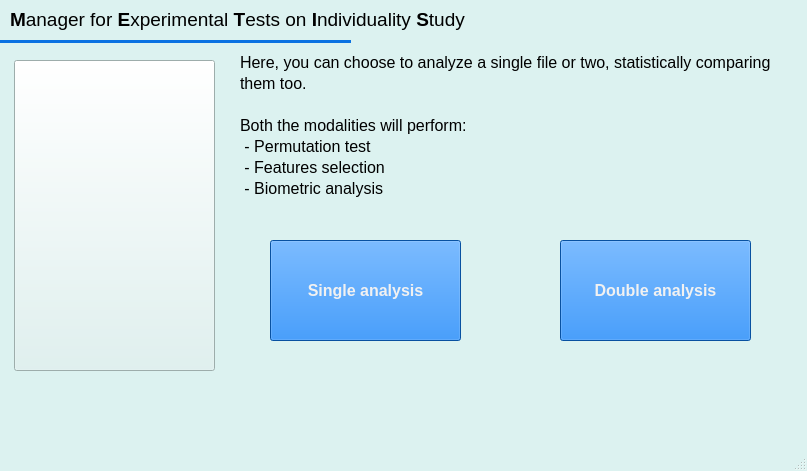
<?xml version="1.0" encoding="UTF-8"?>
<ui version="4.0">
 <class>Metis</class>
 <widget class="QMainWindow" name="Metis">
  <property name="enabled">
   <bool>true</bool>
  </property>
  <property name="geometry">
   <rect>
    <x>0</x>
    <y>0</y>
    <width>807</width>
    <height>471</height>
   </rect>
  </property>
  <property name="palette">
   <palette>
    <active>
     <colorrole role="WindowText">
      <brush brushstyle="SolidPattern">
       <color alpha="255">
        <red>0</red>
        <green>0</green>
        <blue>0</blue>
       </color>
      </brush>
     </colorrole>
     <colorrole role="Button">
      <brush brushstyle="SolidPattern">
       <color alpha="255">
        <red>11</red>
        <green>114</green>
        <blue>226</blue>
       </color>
      </brush>
     </colorrole>
     <colorrole role="Light">
      <brush brushstyle="SolidPattern">
       <color alpha="255">
        <red>255</red>
        <green>255</green>
        <blue>255</blue>
       </color>
      </brush>
     </colorrole>
     <colorrole role="Midlight">
      <brush brushstyle="SolidPattern">
       <color alpha="255">
        <red>237</red>
        <green>248</green>
        <blue>247</blue>
       </color>
      </brush>
     </colorrole>
     <colorrole role="Dark">
      <brush brushstyle="SolidPattern">
       <color alpha="255">
        <red>110</red>
        <green>121</green>
        <blue>120</blue>
       </color>
      </brush>
     </colorrole>
     <colorrole role="Mid">
      <brush brushstyle="SolidPattern">
       <color alpha="255">
        <red>147</red>
        <green>161</green>
        <blue>160</blue>
       </color>
      </brush>
     </colorrole>
     <colorrole role="Text">
      <brush brushstyle="SolidPattern">
       <color alpha="255">
        <red>0</red>
        <green>0</green>
        <blue>0</blue>
       </color>
      </brush>
     </colorrole>
     <colorrole role="BrightText">
      <brush brushstyle="SolidPattern">
       <color alpha="255">
        <red>255</red>
        <green>255</green>
        <blue>255</blue>
       </color>
      </brush>
     </colorrole>
     <colorrole role="ButtonText">
      <brush brushstyle="SolidPattern">
       <color alpha="255">
        <red>0</red>
        <green>0</green>
        <blue>0</blue>
       </color>
      </brush>
     </colorrole>
     <colorrole role="Base">
      <brush brushstyle="SolidPattern">
       <color alpha="255">
        <red>255</red>
        <green>255</green>
        <blue>255</blue>
       </color>
      </brush>
     </colorrole>
     <colorrole role="Window">
      <brush brushstyle="SolidPattern">
       <color alpha="255">
        <red>220</red>
        <green>242</green>
        <blue>240</blue>
       </color>
      </brush>
     </colorrole>
     <colorrole role="Shadow">
      <brush brushstyle="SolidPattern">
       <color alpha="255">
        <red>0</red>
        <green>0</green>
        <blue>0</blue>
       </color>
      </brush>
     </colorrole>
     <colorrole role="AlternateBase">
      <brush brushstyle="SolidPattern">
       <color alpha="255">
        <red>237</red>
        <green>248</green>
        <blue>247</blue>
       </color>
      </brush>
     </colorrole>
     <colorrole role="ToolTipBase">
      <brush brushstyle="SolidPattern">
       <color alpha="255">
        <red>255</red>
        <green>255</green>
        <blue>220</blue>
       </color>
      </brush>
     </colorrole>
     <colorrole role="ToolTipText">
      <brush brushstyle="SolidPattern">
       <color alpha="255">
        <red>0</red>
        <green>0</green>
        <blue>0</blue>
       </color>
      </brush>
     </colorrole>
     <colorrole role="PlaceholderText">
      <brush brushstyle="SolidPattern">
       <color alpha="128">
        <red>0</red>
        <green>0</green>
        <blue>0</blue>
       </color>
      </brush>
     </colorrole>
    </active>
    <inactive>
     <colorrole role="WindowText">
      <brush brushstyle="SolidPattern">
       <color alpha="255">
        <red>0</red>
        <green>0</green>
        <blue>0</blue>
       </color>
      </brush>
     </colorrole>
     <colorrole role="Button">
      <brush brushstyle="SolidPattern">
       <color alpha="255">
        <red>11</red>
        <green>114</green>
        <blue>226</blue>
       </color>
      </brush>
     </colorrole>
     <colorrole role="Light">
      <brush brushstyle="SolidPattern">
       <color alpha="255">
        <red>255</red>
        <green>255</green>
        <blue>255</blue>
       </color>
      </brush>
     </colorrole>
     <colorrole role="Midlight">
      <brush brushstyle="SolidPattern">
       <color alpha="255">
        <red>237</red>
        <green>248</green>
        <blue>247</blue>
       </color>
      </brush>
     </colorrole>
     <colorrole role="Dark">
      <brush brushstyle="SolidPattern">
       <color alpha="255">
        <red>110</red>
        <green>121</green>
        <blue>120</blue>
       </color>
      </brush>
     </colorrole>
     <colorrole role="Mid">
      <brush brushstyle="SolidPattern">
       <color alpha="255">
        <red>147</red>
        <green>161</green>
        <blue>160</blue>
       </color>
      </brush>
     </colorrole>
     <colorrole role="Text">
      <brush brushstyle="SolidPattern">
       <color alpha="255">
        <red>0</red>
        <green>0</green>
        <blue>0</blue>
       </color>
      </brush>
     </colorrole>
     <colorrole role="BrightText">
      <brush brushstyle="SolidPattern">
       <color alpha="255">
        <red>255</red>
        <green>255</green>
        <blue>255</blue>
       </color>
      </brush>
     </colorrole>
     <colorrole role="ButtonText">
      <brush brushstyle="SolidPattern">
       <color alpha="255">
        <red>0</red>
        <green>0</green>
        <blue>0</blue>
       </color>
      </brush>
     </colorrole>
     <colorrole role="Base">
      <brush brushstyle="SolidPattern">
       <color alpha="255">
        <red>255</red>
        <green>255</green>
        <blue>255</blue>
       </color>
      </brush>
     </colorrole>
     <colorrole role="Window">
      <brush brushstyle="SolidPattern">
       <color alpha="255">
        <red>220</red>
        <green>242</green>
        <blue>240</blue>
       </color>
      </brush>
     </colorrole>
     <colorrole role="Shadow">
      <brush brushstyle="SolidPattern">
       <color alpha="255">
        <red>0</red>
        <green>0</green>
        <blue>0</blue>
       </color>
      </brush>
     </colorrole>
     <colorrole role="AlternateBase">
      <brush brushstyle="SolidPattern">
       <color alpha="255">
        <red>237</red>
        <green>248</green>
        <blue>247</blue>
       </color>
      </brush>
     </colorrole>
     <colorrole role="ToolTipBase">
      <brush brushstyle="SolidPattern">
       <color alpha="255">
        <red>255</red>
        <green>255</green>
        <blue>220</blue>
       </color>
      </brush>
     </colorrole>
     <colorrole role="ToolTipText">
      <brush brushstyle="SolidPattern">
       <color alpha="255">
        <red>0</red>
        <green>0</green>
        <blue>0</blue>
       </color>
      </brush>
     </colorrole>
     <colorrole role="PlaceholderText">
      <brush brushstyle="SolidPattern">
       <color alpha="128">
        <red>0</red>
        <green>0</green>
        <blue>0</blue>
       </color>
      </brush>
     </colorrole>
    </inactive>
    <disabled>
     <colorrole role="WindowText">
      <brush brushstyle="SolidPattern">
       <color alpha="255">
        <red>110</red>
        <green>121</green>
        <blue>120</blue>
       </color>
      </brush>
     </colorrole>
     <colorrole role="Button">
      <brush brushstyle="SolidPattern">
       <color alpha="255">
        <red>11</red>
        <green>114</green>
        <blue>226</blue>
       </color>
      </brush>
     </colorrole>
     <colorrole role="Light">
      <brush brushstyle="SolidPattern">
       <color alpha="255">
        <red>255</red>
        <green>255</green>
        <blue>255</blue>
       </color>
      </brush>
     </colorrole>
     <colorrole role="Midlight">
      <brush brushstyle="SolidPattern">
       <color alpha="255">
        <red>237</red>
        <green>248</green>
        <blue>247</blue>
       </color>
      </brush>
     </colorrole>
     <colorrole role="Dark">
      <brush brushstyle="SolidPattern">
       <color alpha="255">
        <red>110</red>
        <green>121</green>
        <blue>120</blue>
       </color>
      </brush>
     </colorrole>
     <colorrole role="Mid">
      <brush brushstyle="SolidPattern">
       <color alpha="255">
        <red>147</red>
        <green>161</green>
        <blue>160</blue>
       </color>
      </brush>
     </colorrole>
     <colorrole role="Text">
      <brush brushstyle="SolidPattern">
       <color alpha="255">
        <red>110</red>
        <green>121</green>
        <blue>120</blue>
       </color>
      </brush>
     </colorrole>
     <colorrole role="BrightText">
      <brush brushstyle="SolidPattern">
       <color alpha="255">
        <red>255</red>
        <green>255</green>
        <blue>255</blue>
       </color>
      </brush>
     </colorrole>
     <colorrole role="ButtonText">
      <brush brushstyle="SolidPattern">
       <color alpha="255">
        <red>110</red>
        <green>121</green>
        <blue>120</blue>
       </color>
      </brush>
     </colorrole>
     <colorrole role="Base">
      <brush brushstyle="SolidPattern">
       <color alpha="255">
        <red>220</red>
        <green>242</green>
        <blue>240</blue>
       </color>
      </brush>
     </colorrole>
     <colorrole role="Window">
      <brush brushstyle="SolidPattern">
       <color alpha="255">
        <red>220</red>
        <green>242</green>
        <blue>240</blue>
       </color>
      </brush>
     </colorrole>
     <colorrole role="Shadow">
      <brush brushstyle="SolidPattern">
       <color alpha="255">
        <red>0</red>
        <green>0</green>
        <blue>0</blue>
       </color>
      </brush>
     </colorrole>
     <colorrole role="AlternateBase">
      <brush brushstyle="SolidPattern">
       <color alpha="255">
        <red>220</red>
        <green>242</green>
        <blue>240</blue>
       </color>
      </brush>
     </colorrole>
     <colorrole role="ToolTipBase">
      <brush brushstyle="SolidPattern">
       <color alpha="255">
        <red>255</red>
        <green>255</green>
        <blue>220</blue>
       </color>
      </brush>
     </colorrole>
     <colorrole role="ToolTipText">
      <brush brushstyle="SolidPattern">
       <color alpha="255">
        <red>0</red>
        <green>0</green>
        <blue>0</blue>
       </color>
      </brush>
     </colorrole>
     <colorrole role="PlaceholderText">
      <brush brushstyle="SolidPattern">
       <color alpha="128">
        <red>0</red>
        <green>0</green>
        <blue>0</blue>
       </color>
      </brush>
     </colorrole>
    </disabled>
   </palette>
  </property>
  <property name="windowTitle">
   <string>Metis</string>
  </property>
  <property name="windowIcon">
   <iconset>
    <normaloff>../Images/icon.png</normaloff>../Images/icon.png</iconset>
  </property>
  <widget class="QWidget" name="centralwidget">
   <widget class="QPushButton" name="help_button">
    <property name="geometry">
     <rect>
      <x>14</x>
      <y>60</y>
      <width>201</width>
      <height>311</height>
     </rect>
    </property>
    <property name="toolTip">
     <string>It will show to you te page of the wiki related to this step</string>
    </property>
    <property name="styleSheet">
     <string notr="true">background-color: rgb(220, 242, 240);</string>
    </property>
    <property name="text">
     <string/>
    </property>
    <property name="icon">
     <iconset>
      <normaloff>Metis/Images/jar_logo.png</normaloff>Metis/Images/jar_logo.png</iconset>
    </property>
    <property name="iconSize">
     <size>
      <width>300</width>
      <height>300</height>
     </size>
    </property>
    <property name="autoRepeatDelay">
     <number>300</number>
    </property>
    <property name="autoRepeatInterval">
     <number>100</number>
    </property>
   </widget>
   <widget class="QLabel" name="label">
    <property name="geometry">
     <rect>
      <x>10</x>
      <y>0</y>
      <width>541</width>
      <height>41</height>
     </rect>
    </property>
    <property name="text">
     <string>&lt;!DOCTYPE HTML PUBLIC &quot;-//W3C//DTD HTML 4.0//EN&quot; &quot;http://www.w3.org/TR/REC-html40/strict.dtd&quot;&gt;
&lt;html&gt;&lt;head&gt;&lt;meta name=&quot;qrichtext&quot; content=&quot;1&quot; /&gt;&lt;style type=&quot;text/css&quot;&gt;
p, li { white-space: pre-wrap; }
&lt;/style&gt;&lt;/head&gt;&lt;body style=&quot; font-family:'MS Shell Dlg 2'; font-size:8pt; font-weight:400; font-style:normal;&quot;&gt;
&lt;p style=&quot; margin-top:12px; margin-bottom:2px; margin-left:0px; margin-right:0px; -qt-block-indent:0; text-indent:0px; line-height:5px;&quot;&gt;&lt;span style=&quot; font-size:14pt; font-weight:600;&quot;&gt;M&lt;/span&gt;&lt;span style=&quot; font-size:14pt;&quot;&gt;anager for &lt;/span&gt;&lt;span style=&quot; font-size:14pt; font-weight:600;&quot;&gt;E&lt;/span&gt;&lt;span style=&quot; font-size:14pt;&quot;&gt;xperimental &lt;/span&gt;&lt;span style=&quot; font-size:14pt; font-weight:600;&quot;&gt;T&lt;/span&gt;&lt;span style=&quot; font-size:14pt;&quot;&gt;ests on &lt;/span&gt;&lt;span style=&quot; font-size:14pt; font-weight:600;&quot;&gt;I&lt;/span&gt;&lt;span style=&quot; font-size:14pt;&quot;&gt;ndividuality &lt;/span&gt;&lt;span style=&quot; font-size:14pt; font-weight:600;&quot;&gt;S&lt;/span&gt;&lt;span style=&quot; font-size:14pt;&quot;&gt;tudy&lt;/span&gt;&lt;/p&gt;&lt;/body&gt;&lt;/html&gt;</string>
    </property>
   </widget>
   <widget class="QLabel" name="label_6">
    <property name="geometry">
     <rect>
      <x>240</x>
      <y>50</y>
      <width>541</width>
      <height>151</height>
     </rect>
    </property>
    <property name="font">
     <font>
      <pointsize>10</pointsize>
     </font>
    </property>
    <property name="text">
     <string>&lt;!DOCTYPE HTML PUBLIC &quot;-//W3C//DTD HTML 4.0//EN&quot; &quot;http://www.w3.org/TR/REC-html40/strict.dtd&quot;&gt;
&lt;html&gt;&lt;head&gt;&lt;meta name=&quot;qrichtext&quot; content=&quot;1&quot; /&gt;&lt;style type=&quot;text/css&quot;&gt;
p, li { white-space: pre-wrap; }
&lt;/style&gt;&lt;/head&gt;&lt;body style=&quot; font-family:'MS Shell Dlg 2'; font-size:10pt; font-weight:400; font-style:normal;&quot;&gt;
&lt;p style=&quot; margin-top:2px; margin-bottom:2px; margin-left:0px; margin-right:0px; -qt-block-indent:0; text-indent:0px;&quot;&gt;&lt;span style=&quot; font-size:12pt;&quot;&gt;Here, you can choose to analyze a single file or two, statistically comparing&lt;/span&gt;&lt;/p&gt;
&lt;p style=&quot; margin-top:2px; margin-bottom:2px; margin-left:0px; margin-right:0px; -qt-block-indent:0; text-indent:0px;&quot;&gt;&lt;span style=&quot; font-size:12pt;&quot;&gt;them too.&lt;/span&gt;&lt;/p&gt;
&lt;p style=&quot;-qt-paragraph-type:empty; margin-top:2px; margin-bottom:2px; margin-left:0px; margin-right:0px; -qt-block-indent:0; text-indent:0px; font-size:12pt;&quot;&gt;&lt;br /&gt;&lt;/p&gt;
&lt;p style=&quot; margin-top:2px; margin-bottom:2px; margin-left:0px; margin-right:0px; -qt-block-indent:0; text-indent:0px;&quot;&gt;&lt;span style=&quot; font-size:12pt;&quot;&gt;Both the modalities will perform:&lt;/span&gt;&lt;/p&gt;
&lt;p style=&quot; margin-top:2px; margin-bottom:2px; margin-left:0px; margin-right:0px; -qt-block-indent:0; text-indent:0px;&quot;&gt;&lt;span style=&quot; font-size:12pt;&quot;&gt; - Permutation test&lt;/span&gt;&lt;/p&gt;
&lt;p style=&quot; margin-top:2px; margin-bottom:2px; margin-left:0px; margin-right:0px; -qt-block-indent:0; text-indent:0px;&quot;&gt;&lt;span style=&quot; font-size:12pt;&quot;&gt; - Features selection&lt;/span&gt;&lt;/p&gt;
&lt;p style=&quot; margin-top:2px; margin-bottom:2px; margin-left:0px; margin-right:0px; -qt-block-indent:0; text-indent:0px;&quot;&gt;&lt;span style=&quot; font-size:12pt;&quot;&gt; - Biometric analysis&lt;/span&gt;&lt;/p&gt;&lt;/body&gt;&lt;/html&gt;</string>
    </property>
   </widget>
   <widget class="Line" name="line">
    <property name="geometry">
     <rect>
      <x>0</x>
      <y>40</y>
      <width>351</width>
      <height>3</height>
     </rect>
    </property>
    <property name="styleSheet">
     <string notr="true">background-color: rgb(11, 114, 226); border:none;
</string>
    </property>
    <property name="lineWidth">
     <number>2</number>
    </property>
    <property name="orientation">
     <enum>Qt::Horizontal</enum>
    </property>
   </widget>
   <widget class="QPushButton" name="single_button">
    <property name="geometry">
     <rect>
      <x>270</x>
      <y>240</y>
      <width>191</width>
      <height>101</height>
     </rect>
    </property>
    <property name="font">
     <font>
      <pointsize>12</pointsize>
      <weight>75</weight>
      <bold>true</bold>
     </font>
    </property>
    <property name="toolTip">
     <string>Analyze a single file</string>
    </property>
    <property name="styleSheet">
     <string notr="true">background-color: rgb(11, 114, 226);
color: rgb(241, 241, 241);</string>
    </property>
    <property name="text">
     <string>Single analysis</string>
    </property>
   </widget>
   <widget class="QPushButton" name="double_button">
    <property name="geometry">
     <rect>
      <x>560</x>
      <y>240</y>
      <width>191</width>
      <height>101</height>
     </rect>
    </property>
    <property name="font">
     <font>
      <pointsize>12</pointsize>
      <weight>75</weight>
      <bold>true</bold>
     </font>
    </property>
    <property name="toolTip">
     <string>Analyze two files and compare them</string>
    </property>
    <property name="styleSheet">
     <string notr="true">background-color: rgb(11, 114, 226);
color: rgb(241, 241, 241);</string>
    </property>
    <property name="text">
     <string>Double analysis</string>
    </property>
   </widget>
  </widget>
  <widget class="QMenuBar" name="menubar">
   <property name="geometry">
    <rect>
     <x>0</x>
     <y>0</y>
     <width>807</width>
     <height>21</height>
    </rect>
   </property>
  </widget>
  <widget class="QStatusBar" name="statusbar"/>
 </widget>
 <resources/>
 <connections/>
</ui>
